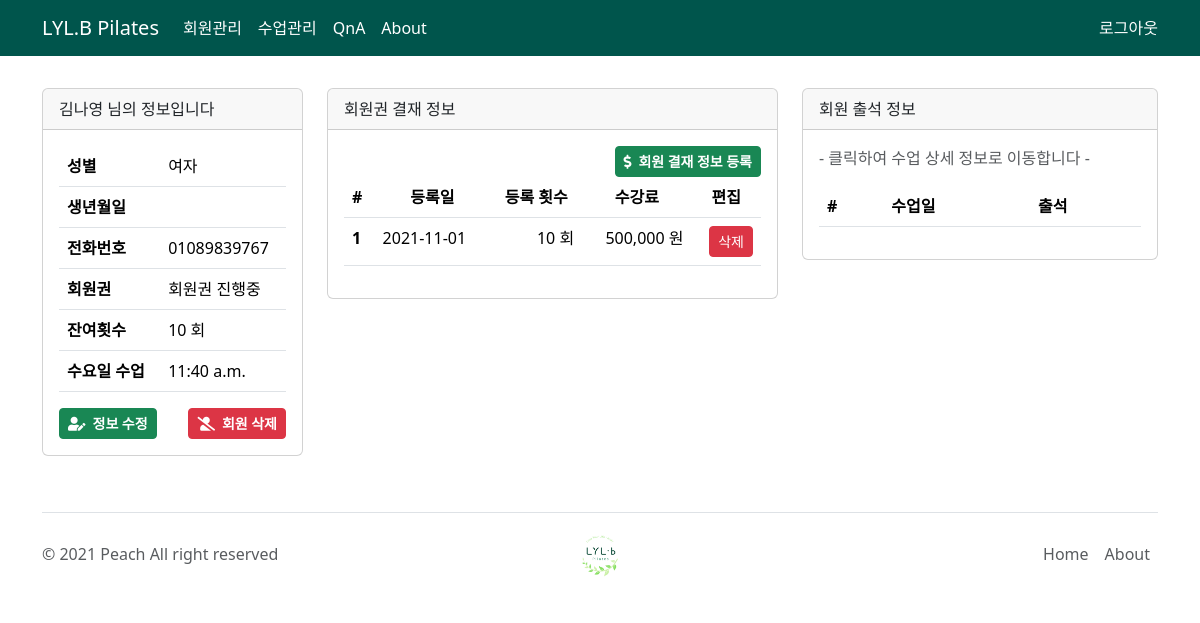
Screenshot of /member/1/ (signed in) with the database file from the repository.
### members/models.py (models this page shows, shortened)
class Member(models.Model):
    name = models.CharField(
        max_length=20, null=False)
    gender = models.CharField(choices=GENDER_CHOICES, max_length=1, null=False)
    date_of_birth = models.DateField(null=True)
    phoneNumberRegex = RegexValidator(regex=r'^01([0|1|6|7|8|9]?)-?([0-9]{3,4})-?([0-9]{4})$')
    phone_number = models.CharField(validators=[phoneNumberRegex], max_length=11)
    teacher_id = models.ForeignKey(
        Teacher, related_name="member_teacher", on_delete=models.SET_NULL, db_column="teacher_id",
        null=True
    )
    status = models.IntegerField(choices=MEMBER_STATUS, default=1)
    mon_yn = models.BooleanField(choices=DAY_LESSON_YN, default=False)
    mon_time = models.TimeField(null=True, blank=True)
    tue_yn = models.BooleanField(choices=DAY_LESSON_YN, default=False)
    tue_time = models.TimeField(null=True, blank=True)
    wed_yn = models.BooleanField(choices=DAY_LESSON_YN, default=False)
    wed_time = models.TimeField(null=True, blank=True)
    thu_yn = models.BooleanField(choices=DAY_LESSON_YN, default=False)
    thu_time = models.TimeField(null=True, blank=True)
    fri_yn = models.BooleanField(choices=DAY_LESSON_YN, default=False)
    fri_time = models.TimeField(null=True, blank=True)
    sat_yn = models.BooleanField(choices=DAY_LESSON_YN, default=False)
    sat_time = models.TimeField(null=True, blank=True)

class Registration(models.Model):
    member_id = models.ForeignKey(
        Member, related_name="registration_member", on_delete=models.PROTECT, db_column="member_id"
    )
    reg_seq = models.IntegerField(null=True)
    times = models.IntegerField(null=False)
    reg_date = models.DateField(null=True)
    tuition = models.IntegerField(null=False)
    input_dtime = models.DateTimeField(auto_now_add=True)
    class Meta:
        ordering = ['reg_date']

### members/views.py (the view)
# urls.py: path('member/<int:member_id>/', members.views.detail, name='member_detail'),
def detail(request, member_id):
    try:
        member_object = Member.objects.get(pk=member_id)
        registration_objects = Registration.objects.filter(member_id=member_id)
        attendance_objects = Attendance.objects.filter(member_id=member_id)
        form = MemberForm(request.POST or None, instance=member_object)
        if form.is_valid():
            form.save()
            return redirect(detail, member_id=member_id)
        registration_form = RegistrationFrom(request.POST or None)
        if registration_form.is_valid():
            registration = registration_form.save(commit=False)
            registration.member_id = member_object
            registration.save()
            return redirect(detail, member_id=member_id)
    except:
        raise Http404("존재하지 않는 회원입니다.")
    return render(
        request,
        'members/member_detail.html',
        {
            'member_object': member_object,
            'registration_objects': registration_objects,
            'attendance_objects': attendance_objects,
            'form': form,
            'registration_form': registration_form,
            'remaining_count': cal_remaining(member_id)
        }
    )

### custom_users/models.py (called while the page is built)
    def __str__(self):
        return self.name

### members/views.py (called while the page is built)
def cal_remaining(member_id):
    total_count = 0
    registration_objects = Registration.objects.filter(member_id=member_id)
    for registration in registration_objects:
        total_count += registration.times
    attendance_objects = Attendance.objects.filter(member_id=member_id)
    for attendance in attendance_objects:
        if attendance.status == 1 or attendance.status == 3:
            total_count -= 1
    return total_count

### members/templates/members/member_detail.html (shortened to what this page needs)
{% extends 'lessons/base.html' %}
{% block main_area %}
{% if user.is_authenticated %}
<div class="row">
    <div class="col-lg-3">
        <div class="card">
            <div class="card-header">
                {{ member_object.name }} 님의 정보입니다
            </div>
            <div class="card-body">
                <table class="table">
                    <thead>
                        <tr>
                            <th>성별</th>
                            <td>{{ member_object.get_gender_display }}</td>
                        </tr>
                        <tr>
                            <th>생년월일</th>
                            <td>{{ member_object.date_of_birth | date:"Y-m-d" }}</td>
                        </tr>
                        <tr>
                            <th>전화번호</th>
                            <td>{{ member_object.phone_number }}</td>
                        </tr>
                        <tr>
                            <th>회원권</th>
                            <td>{{ member_object.get_status_display }}</td>
                        </tr>
                        <tr>
                            <th>잔여횟수</th>
                            <td>{{ remaining_count }} 회</td>
                        </tr>
                    </thead>
                    <tbody>
                        {% if member_object.wed_yn %}
                        <tr>
                            <th>수요일 수업</th>
                            <td>{{ member_object.wed_time }}</td>
                        </tr>
                        {% endif %}
                    </tbody>
                </table>
                <div class="row">
                    <div class="col text-start">
                        <a class="btn btn-success btn-sm float-right" role="button"  data-bs-toggle="modal" data-bs-target="#editMemberModal">
                            <i class="fas fa-user-edit">&nbsp;&nbsp;정보 수정</i>
                        </a>
                    </div>
                    <div class="col text-end">
                        <a class="btn btn-danger btn-sm float-right" role="button" data-bs-toggle="modal" data-bs-target="#deleteMemberModal">
                            <i class="fas fa-user-slash">&nbsp;&nbsp;회원 삭제</i>
                        </a>
                    </div>
                </div>
            </div>
        </div>
    </div>
    <div class="col-lg-5">
        <div class="card">
            <div class="card-header">
                회원권 결재 정보
            </div>
            <div class="card-body">
                <div class="text-end">
                    <a class="btn btn-success btn-sm float-right" role="button"  data-bs-toggle="modal" data-bs-target="#createRegistrationModal">
                        <i class="fas fa-dollar-sign">&nbsp;&nbsp;회원 결재 정보 등록</i>
                    </a>
                </div>
                <table class="table">
                    {% load humanize %}
                    <thead>
                        <tr>
                            <th>#</th>
                            <th style="text-align: center">등록일</th>
                            <th style="text-align: center">등록 횟수</th>
                            <th style="text-align: center">수강료</th>
                            <th style="text-align: center">편집</th>
                        </tr>
                    </thead>
                    <tbody>
                        {% for registration in registration_objects %}
                         <tr>
                            <th scope="row">{{ forloop.counter }}</th>
                            <td>{{ registration.reg_date | date:"Y-m-d" }}</td>
                            <td style="text-align: right">{{ registration.times }} 회</td>
                            <td style="text-align: right">{{ registration.tuition | intcomma }} 원</td>
                            <td style="text-align: right">
                                <a class="btn btn-danger btn-sm" href="/member/{{ registration.member_id.id }}/registration/{{ registration.id }}/delete" role="button">삭제</a>
                            </td>
                        </tr>
                        {% endfor %}
                    </tbody>
                </table>
            </div>
        </div>
    </div>
    <div class="col-lg-4">
        <div class="card">
            <div class="card-header">
                회원 출석 정보
            </div>
            <div class="card-body">
                <table class="table table-hover">
                    <p class="fs-7 text-muted"> - 클릭하여 수업 상세 정보로 이동합니다 - </p>
                    <thead>
                        <tr>
                            <th>#</th>
                            <th>수업일</th>
                            <th>출석</th>
                        </tr>
                    </thead>
                </table>
            </div>
        </div>
    </div>
</div>
{% else %}
<div class="text-end">
    <h1 class="display-6 fw-bold">회원 상세 정보는 관계자만 볼 수 있습니다</h1>
</div>
{% endif %}
{% endblock %}

### lessons/static/fullcalendar/main.css (style rules this page uses)
:root { --fc-daygrid-event-dot-width: 8px; }
:root { --fc-list-event-dot-width: 10px; --fc-list-event-hover-bg-color: #f5f5f5; }

### rows the page displays
Member: name "김나영", gender "여자", phone_number "01089839767", status "회원권 진행중", wed_time "11:40 a.m."
Registration: reg_date "2021-11-01", times "10", tuition "500,000"

### other values shown
{{ remaining_count }} "10"
